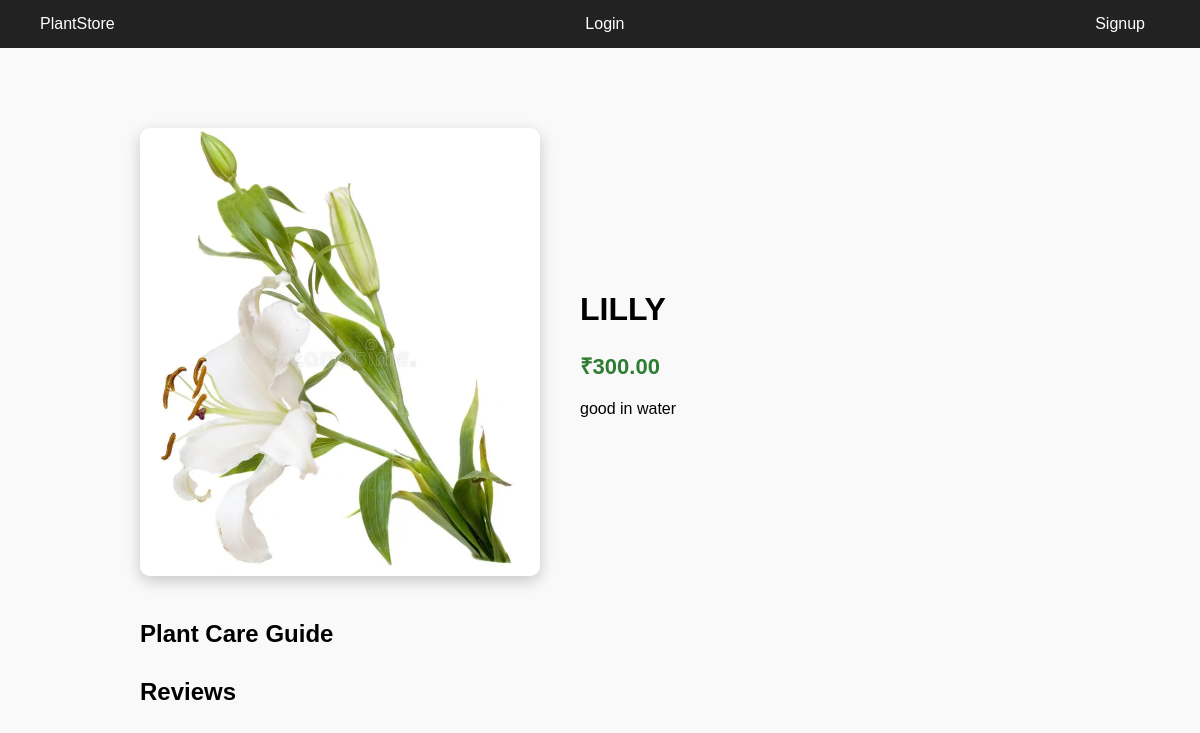
/plant/7/, run on the app's committed database.
### shop/models.py (models this page shows, shortened)
class Plant(models.Model):
    name = models.CharField(max_length=200)
    price = models.DecimalField(max_digits=8, decimal_places=2)
    description = models.TextField()
    image = models.ImageField(upload_to='plants/')
    stock = models.IntegerField()

### shop/views.py (the view, shortened to what this page needs)
# urls.py: path('plant/<int:id>/', views.plant_detail, name='plant_detail'),
def plant_detail(request, id):
    plant = get_object_or_404(Plant, id=id)
    reviews = Review.objects.filter(plant=plant)
    care = PlantCare.objects.filter(plant=plant).first()
    return render(request, 'plant_detail.html', {
        'plant': plant,
        'reviews': reviews,
        'care': care
    })

### templates/plant_detail.html (shortened to what this page needs)
{% extends "base.html" %}
{% block content %}
<div class="plant-detail">
<div class="plant-top">
<div class="plant-image">
<img src="{{ plant.image.url }}">
</div>
<div class="plant-info">
<h1>{{ plant.name }}</h1>
<p class="plant-price">₹{{ plant.price }}</p>
<p class="plant-description">
{{ plant.description }}
</p>
</div>
</div>
<h2 class="section-title">Plant Care Guide</h2>
<h2 class="section-title">Reviews</h2>
</div>
{% endblock %}

### static/css/style.css (style rules this page uses)
body { font-family: Arial; margin:0; background:#f5f5f5; }
body { margin:0; font-family:Arial; text-decoration:none; }
body { font-family:Arial; margin:0; background:#f9f9f9; }
.plant-detail { max-width:1000px; margin:auto; padding:40px; }
.plant-top { display:flex; gap:40px; align-items:center; margin-bottom:40px; }
.plant-image img { width:400px; border-radius:10px; box-shadow:0 5px 15px rgba(0,0,0,0.2); }
.plant-info h1 { font-size:32px; margin-bottom:10px; }
.plant-price { font-size:22px; color:#2e7d32; font-weight:bold; margin-bottom:10px; }
.plant-description { line-height:1.6; }
.section-title { margin-top:30px; margin-bottom:15px; }

### data on the page
Plant: image (picture), name "LILLY", price "300.00", description "good in water"
